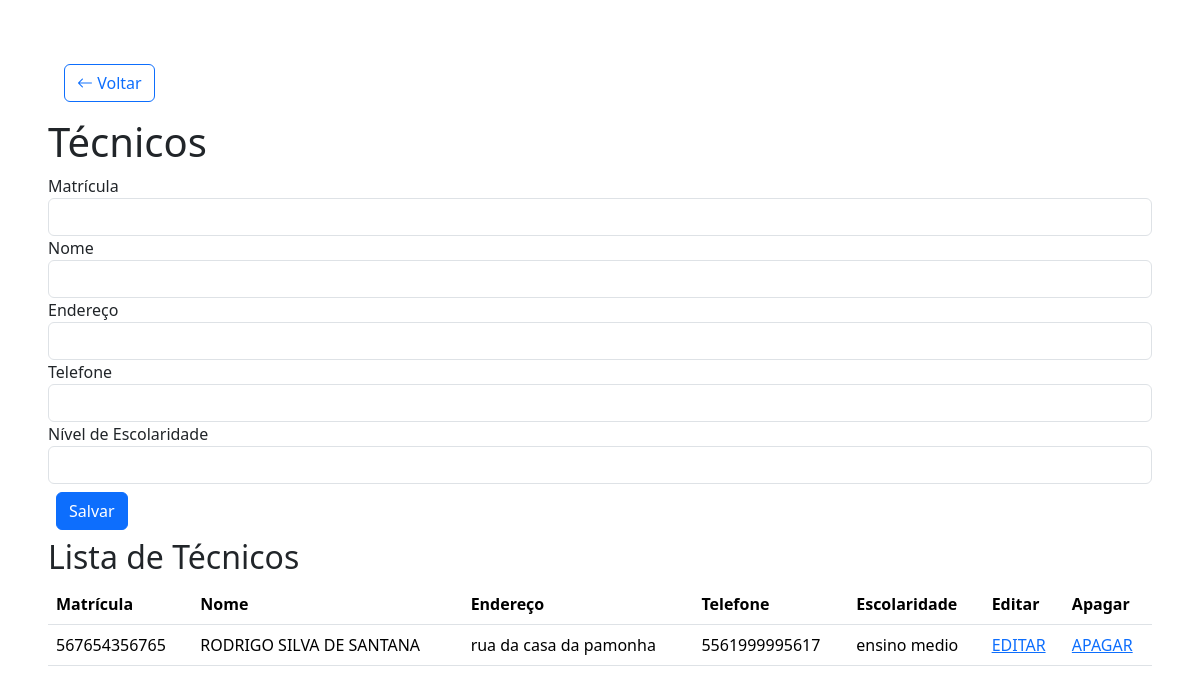
The app's page /tecnico.php with its own data.
### tables this page shows
CREATE TABLE tecnico (tecnico_matricula INT, nome VARCHAR(50), endereco VARCHAR(50), telefone CHAR(13), nivel_escolaridade VARCHAR(50));

### tecnico.php (the view, shortened to what this page needs)
<?php
include "conecta.php";
$matricula = $nome = $endereco = $telefone = $nivel = "";
?>
<!DOCTYPE html>
<html>
<head>
    <link href="https://cdn.jsdelivr.net/npm/bootstrap@5.3.3/dist/css/bootstrap.min.css" rel="stylesheet">
    <link href="https://cdn.jsdelivr.net/npm/bootstrap-icons@1.11.3/font/bootstrap-icons.css" rel="stylesheet">
</head>
<body class="m-5">
    <a href="index.php" class="btn btn-outline-primary m-3"">
      <i class="bi bi-arrow-left"></i> Voltar
    </a>
<h1>Técnicos</h1>
<form method="POST" action="<?= isset($_GET['tecnico_matricula']) ? 'tecnico.php?tecnico_matricula=' . $_GET['tecnico_matricula'] : 'tecnico.php' ?>">
    <div><label>Matrícula</label>
        <input class="form-control" name="campo_matricula" <?= isset($_GET['tecnico_matricula']) ? 'readonly' : '' ?> required value="<?= htmlspecialchars($matricula) ?>">
    </div>
    <div><label>Nome</label>
        <input class="form-control" name="campo_nome" required value="<?= htmlspecialchars($nome) ?>">
    </div>
    <div><label>Endereço</label>
        <input class="form-control" name="campo_endereco" required value="<?= htmlspecialchars($endereco) ?>">
    </div>
    <div><label>Telefone</label>
        <input class="form-control" name="campo_telefone" required value="<?= htmlspecialchars($telefone) ?>">
    </div>
    <div><label>Nível de Escolaridade</label>
        <input class="form-control" name="campo_nivel" required value="<?= htmlspecialchars($nivel) ?>">
    </div>
    <div><input class="btn btn-primary m-2" type="submit" value="Salvar"></div>
</form>
<h2>Lista de Técnicos</h2>
<table class="table">
<tr><th>Matrícula</th><th>Nome</th><th>Endereço</th><th>Telefone</th><th>Escolaridade</th><th>Editar</th><th>Apagar</th></tr>
<?php
$stmt = $conexao->query("SELECT * FROM tecnico ORDER BY nome");
foreach ($stmt->fetchAll(PDO::FETCH_ASSOC) as $linha) {
    echo "<tr>
        <td>{$linha['tecnico_matricula']}</td>
        <td>{$linha['nome']}</td>
        <td>{$linha['endereco']}</td>
        <td>{$linha['telefone']}</td>
        <td>{$linha['nivel_escolaridade']}</td>
        <td><a href='tecnico.php?tecnico_matricula={$linha['tecnico_matricula']}'>EDITAR</a></td>
        <td><a href='tecnico.php?delete_matricula={$linha['tecnico_matricula']}'>APAGAR</a></td>
    </tr>";
}
?>
</table>
</body>
</html>

### records on screen
tecnico: tecnico_matricula "567654356765", nome "RODRIGO SILVA DE SANTANA", endereco "rua da casa da pamonha", telefone "5561999995617", nivel_escolaridade "ensino medio"
